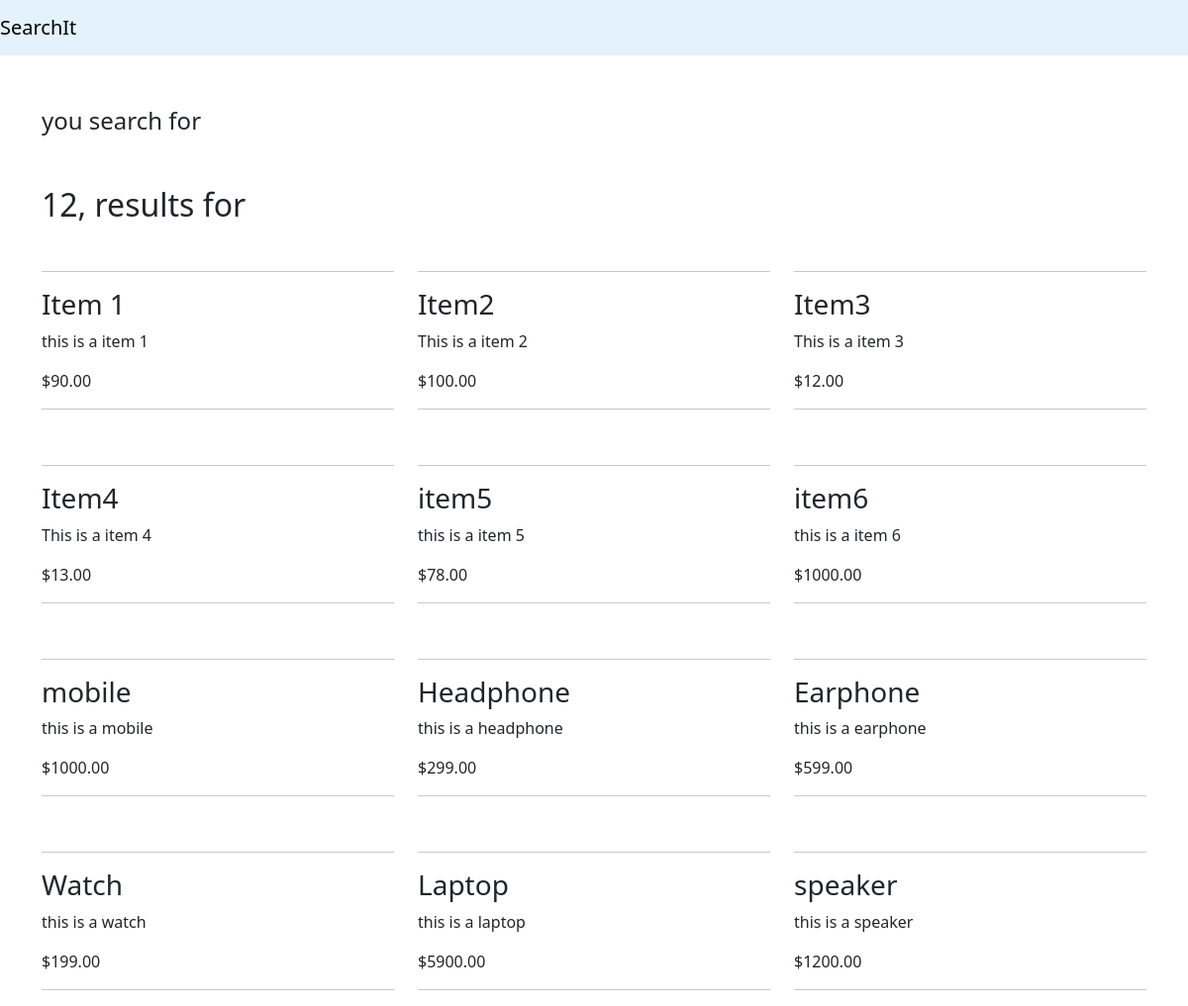
The app's page /search/ with its own data.
### main/models.py (models this page shows, shortened)
class Item(models.Model):
    name = models.CharField(max_length=255, null=True, default="",blank=True)
    image = models.ImageField(null=True, blank = True, upload_to='images/')
    about = models.TextField()
    price = models.DecimalField(max_digits=10, decimal_places=2)

### main/views.py (the view)
# urls.py: path('search/',views.SearchItem, name='search'),
def SearchItem(request):
    query = request.GET['query'] if 'query' in request.GET else ''
    items = Item.objects.filter(
        Q(name__icontains = query)|
        Q(about__icontains = query)|
        Q(image__icontains = query))
    context = {'query':query , 'items':items}
    return render(request, 'main/search.html', context)

### main/templates/main/search.html (shortened to what this page needs)
{%extends 'main/base.html'%}
{%block content%}
<div class ='container mt-5 fs-4'>you search for {{query}}</div>
<div class="container mt-5">
    <div class="row">
      <h2>{{items|length}}, results for {{query}}</h2>
      {% for item in items %}
          <div class="col-sm-4">
            <hr>
            <h3>{{ item.name }}</h3>
            <p>{{ item.about }}</p>
            <p>${{ item.price }}</p><hr>
          </div>
      {% endfor %}
    </div>
  </div>
{%endblock content%}

### records on screen
Item: name "Item 1", about "this is a item 1", price "90.00"
Item: name "Item2", about "This is a item 2", price "100.00"
Item: name "Item3", about "This is a item 3", price "12.00"
Item: name "Item4", about "This is a item 4", price "13.00"
Item: name "item5", about "this is a item 5", price "78.00"
Item: name "item6", about "this is a item 6", price "1000.00"
Item: name "mobile", about "this is a mobile", price "1000.00"
Item: name "Headphone", about "this is a headphone", price "299.00"
Item: name "Earphone", about "this is a earphone", price "599.00"
Item: name "Watch", about "this is a watch", price "199.00"
Item: name "Laptop", about "this is a laptop", price "5900.00"
Item: name "speaker", about "this is a speaker", price "1200.00"

### other values on screen
{{ items|length }} "12"
